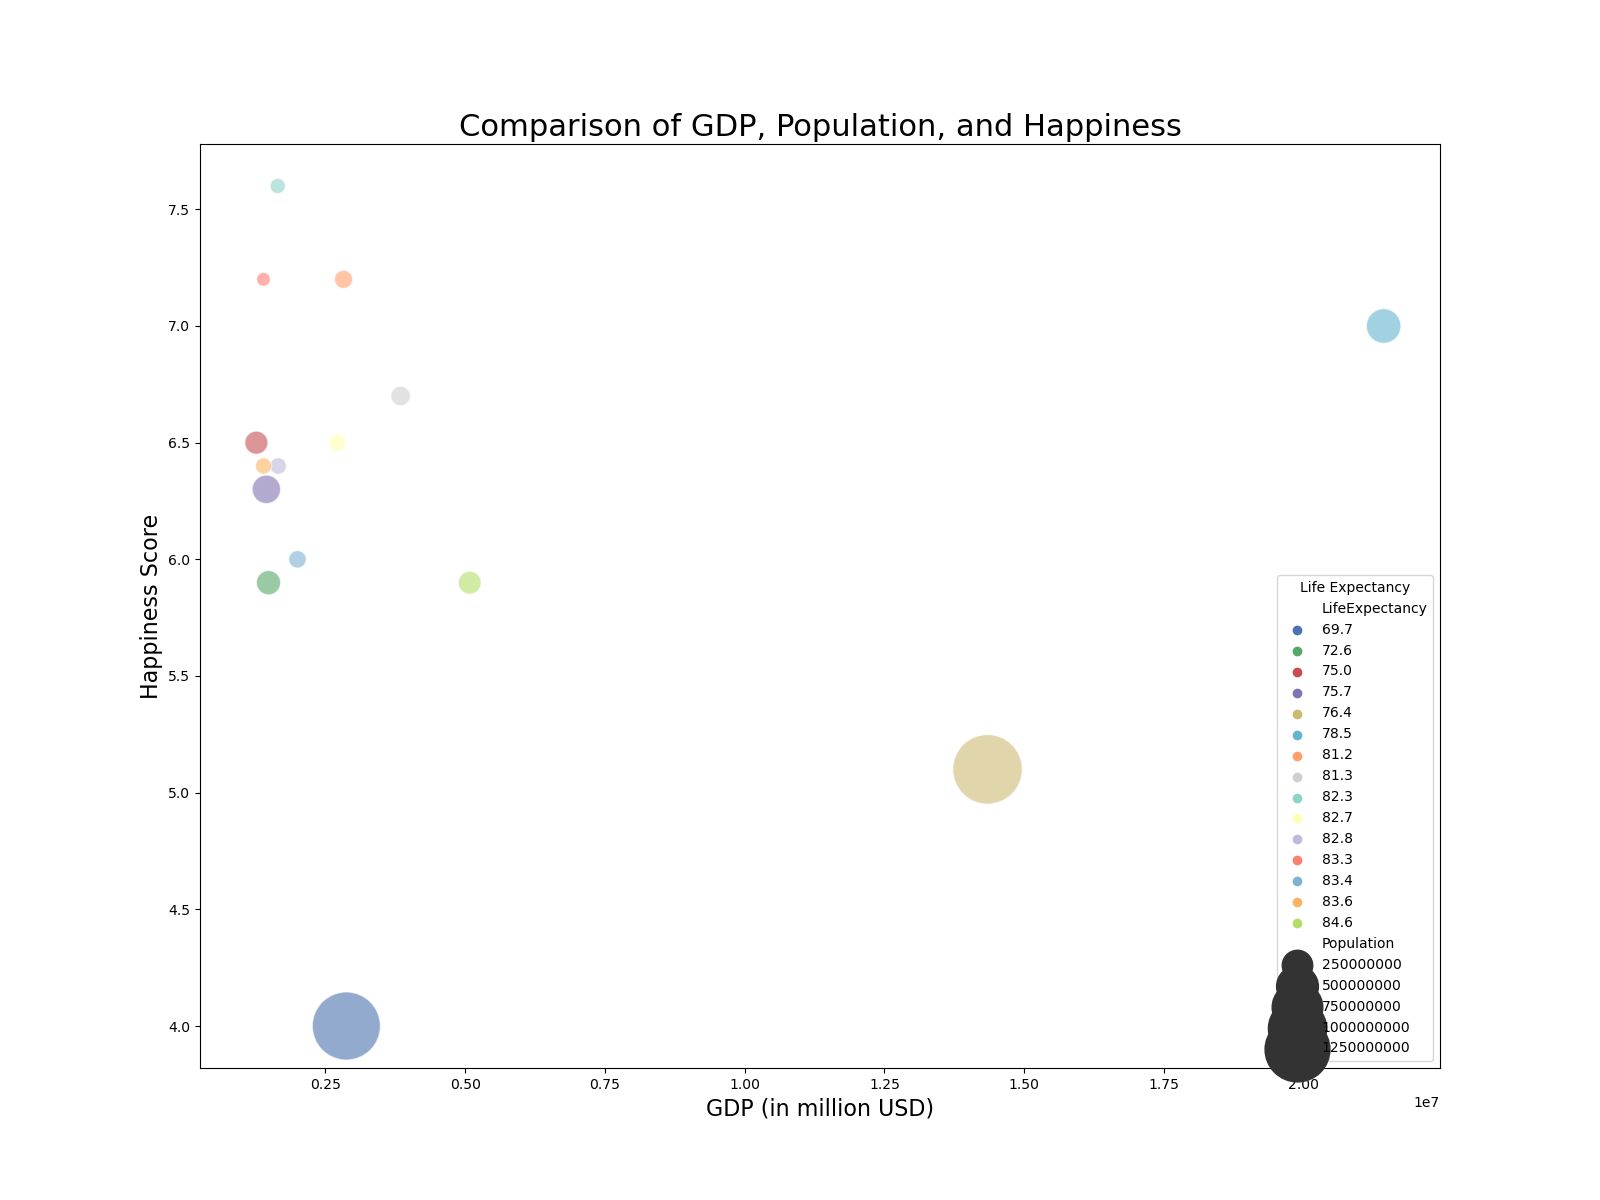

Recreate this plot in Python.

import seaborn as sns
import pandas as pd
import matplotlib.pyplot as plt

data = pd.DataFrame({
    'Country': ['USA', 'China', 'Japan', 'Germany', 'India', 'UK', 'France', 'Italy', 'Brazil', 'Canada', 'Russia', 'South Korea', 'Australia', 'Spain', 'Mexico'],
    'GDP': [21427700, 14342903, 5081770, 3845630, 2875142, 2825208, 2715518, 2001196, 1444731, 1647784, 1483490, 1655608, 1392687, 1393355, 1265772],
    'LifeExpectancy': [78.5, 76.4, 84.6, 81.3, 69.7, 81.2, 82.7, 83.4, 75.7, 82.3, 72.6, 82.8, 83.3, 83.6, 75.0],
    'Population': [331002651, 1439323776, 126476461, 83783942, 1380004385, 67886011, 65273511, 60461826, 212559417, 37742154, 145912025, 51269185, 25499884, 46754778, 128932753],
    'HappinessScore': [7.0, 5.1, 5.9, 6.7, 4.0, 7.2, 6.5, 6.0, 6.3, 7.6, 5.9, 6.4, 7.2, 6.4, 6.5]
})

plt.figure(figsize=(16, 12))
bubble_chart = sns.scatterplot(
    data=data,
    x='GDP',
    y='HappinessScore',
    size='Population',
    hue='LifeExpectancy',
    palette=['#4c72b0', '#55a868', '#c44e52', '#8172b2', '#ccb974', '#64b5cd', '#ff9f6b', '#cfcfcf', '#8dd3c7', '#ffffb3', '#bebada', '#fb8072', '#80b1d3', '#fdb462', '#b3de69'],
    sizes=(100, 2500),
    alpha=0.6
)

plt.legend(title='Life Expectancy')
plt.title('Comparison of GDP, Population, and Happiness', fontsize=22)
plt.xlabel('GDP (in million USD)', fontsize=16)
plt.ylabel('Happiness Score', fontsize=16)
plt.show()
